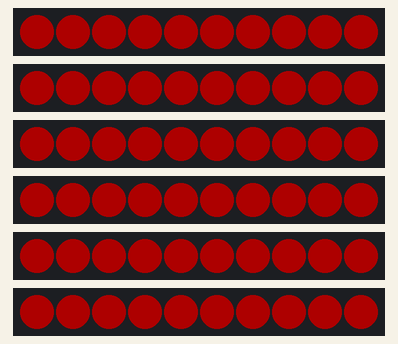
This sketch was run on a simulated ESP32. Parts: 6 × 10 RGB LEDs in strip order, left to right. Dim RGB values are drawn brighter than linear.

Above: at 0.1 s.
At 1.1 s:
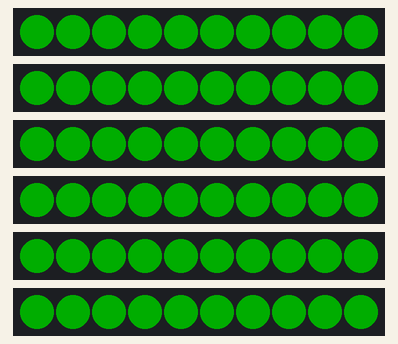
At 2.1 s:
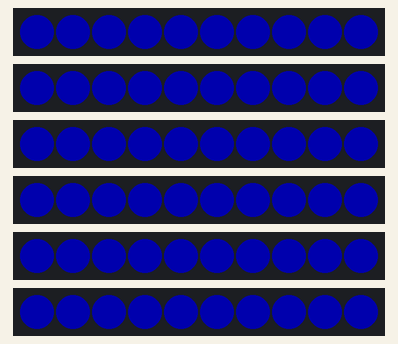
At 3.1 s:
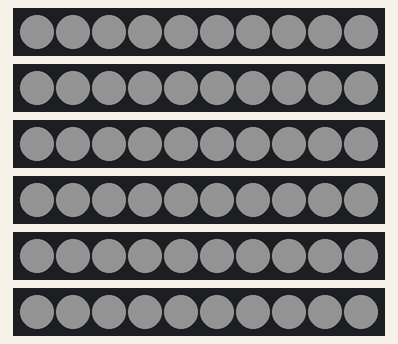

Measured:
- by itself, everything shown: repeats every 4.0 s, in 4 steps
- what the display in image 1 shows lasts 1.0 s, from 1.0 s to 2.0 s

The sketch:

hardware_tester.ino
```cpp
#include <Adafruit_NeoPixel.h>

/*
 * ============================================================
 *  Hardware LED Tester for the 3 Broken Buzzers
 * ============================================================
 *  Upload this to your SECOND ESP32.
 *  It doesn't use Wi-Fi or buttons. It just forces the LEDs
 *  to cycle Red -> Green -> Blue -> White.
 *
 *  If the LEDs STILL don't light up with this code,
 *  the strips are wired wrong (DOUT instead of DIN) or broken!
 */

const uint8_t LED_PINS[6] = { 5, 18, 19, 21, 22, 23 };
#define NUM_LEDS 10

Adafruit_NeoPixel leds[6] = {
  Adafruit_NeoPixel(NUM_LEDS, LED_PINS[0], NEO_GRB + NEO_KHZ800),
  Adafruit_NeoPixel(NUM_LEDS, LED_PINS[1], NEO_GRB + NEO_KHZ800),
  Adafruit_NeoPixel(NUM_LEDS, LED_PINS[2], NEO_GRB + NEO_KHZ800),
  Adafruit_NeoPixel(NUM_LEDS, LED_PINS[3], NEO_GRB + NEO_KHZ800),
  Adafruit_NeoPixel(NUM_LEDS, LED_PINS[4], NEO_GRB + NEO_KHZ800),
  Adafruit_NeoPixel(NUM_LEDS, LED_PINS[5], NEO_GRB + NEO_KHZ800),
};

void setAllColors(uint8_t r, uint8_t g, uint8_t b) {
  for (int i = 0; i < 6; i++) {
    for (int j = 0; j < NUM_LEDS; j++) {
      leds[i].setPixelColor(j, leds[i].Color(r, g, b));
    }
    leds[i].show();
  }
}

void setup() {
  for (int i = 0; i < 6; i++) {
    leds[i].begin();
    leds[i].setBrightness(50); // Safe brightness
    leds[i].show();
  }
}

void loop() {
  setAllColors(255, 0, 0);   // Red
  delay(1000);
  setAllColors(0, 255, 0);   // Green
  delay(1000);
  setAllColors(0, 0, 255);   // Blue
  delay(1000);
  setAllColors(100, 100, 100); // White
  delay(1000);
}
```
